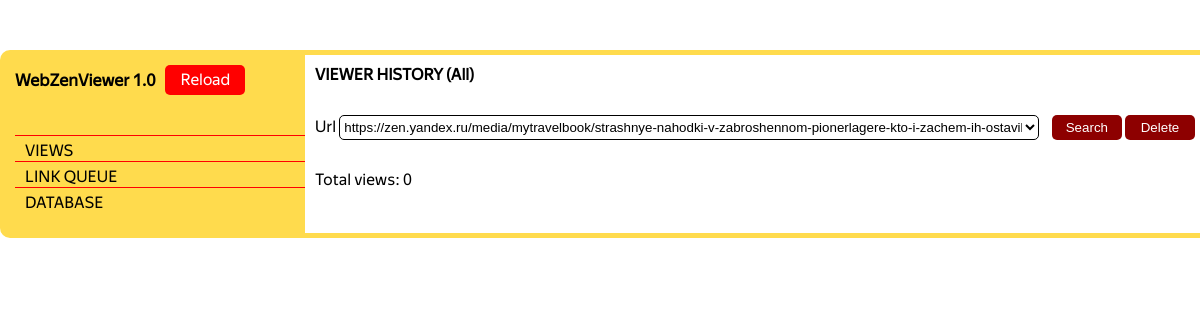
Before: /database with the older database file.
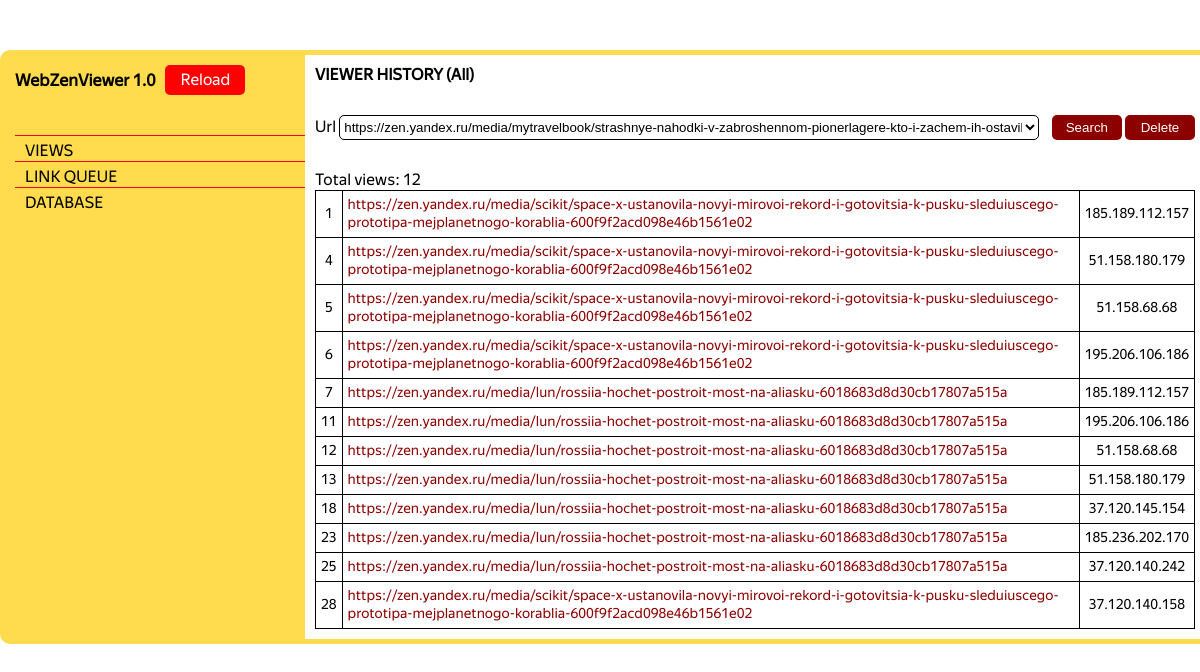
After: the same page with the newer database file.
### app/models.py (models this page shows, shortened)
class BrowsingHistory(database.Model):
    id = database.Column(database.Integer, primary_key=True)
    url = database.Column(database.Text, nullable=False)
    ip = database.Column(database.String(30), nullable=False)

### app/routes.py (the view, shortened to what this page needs)
@app.route('/database', methods=['GET', 'POST'])
def database_page():
    filter_form = FilterForm()
    history = BrowsingHistory.query.all()
    count = len(history)
    curr_object = 'All'
    return render_template('database.html', filter_form=filter_form, history=history, count=count, curr_object=curr_object)

### app/forms.py
class FilterForm(FlaskForm):
    curr_url = QuerySelectField('Url', query_factory=lambda: LinkQueue.query.all(), get_label='url')
    submit_filter = SubmitField('Search')
    submit_delete = SubmitField('Delete')

### app/templates/database.html (shortened to what this page needs)
{% extends 'base.html' %}
{% block rightbar %}
    <div class="right-bar-content-head">
        <h1>VIEWER HISTORY ({{ curr_object }})</h1>
    </div>
    <div class="right-bar-content-form">
        <form method="post" class="filter-form">
            <div>
                {{ filter_form.curr_url.label }}
                {{ filter_form.curr_url(class_='select-field') }}
            </div>
            <div>
                {{ filter_form.submit_filter(class_='database-btn') }}
                {{ filter_form.submit_delete(class_='database-btn') }}
            </div>
        </form>
    </div>
    <div class="right-bar-content-table">
        <p>Total views: {{ count }}</p>
        <table class="queue-table">
            {% for row in history %}
                <tr>
                    <td>{{ row.id }}</td>
                    <td style="text-align: left;"><a href="{{ row.url }}">{{ row.url }}</a></td>
                    <td>{{ row.ip }}</td>
                </tr>
            {% endfor %}
        </table>
    </div>
{% endblock %}

Changed rows visible on the page:
added BrowsingHistory: id "1", url "https://zen.yandex.ru/media/scikit/space-x-ustanovila-novyi-mirovoi-rekord-i-gotovitsia-k-pusku-sleduiuscego-prototipa-mejplanetnogo-korablia-600f9f2acd098e46b1561e02", ip "185.189.112.157"
added BrowsingHistory: id "4", url "https://zen.yandex.ru/media/scikit/space-x-ustanovila-novyi-mirovoi-rekord-i-gotovitsia-k-pusku-sleduiuscego-prototipa-mejplanetnogo-korablia-600f9f2acd098e46b1561e02", ip "51.158.180.179"
added BrowsingHistory: id "5", url "https://zen.yandex.ru/media/scikit/space-x-ustanovila-novyi-mirovoi-rekord-i-gotovitsia-k-pusku-sleduiuscego-prototipa-mejplanetnogo-korablia-600f9f2acd098e46b1561e02", ip "51.158.68.68"
added BrowsingHistory: id "6", url "https://zen.yandex.ru/media/scikit/space-x-ustanovila-novyi-mirovoi-rekord-i-gotovitsia-k-pusku-sleduiuscego-prototipa-mejplanetnogo-korablia-600f9f2acd098e46b1561e02", ip "195.206.106.186"
added BrowsingHistory: id "7", url "https://zen.yandex.ru/media/lun/rossiia-hochet-postroit-most-na-aliasku-6018683d8d30cb17807a515a", ip "185.189.112.157"
added BrowsingHistory: id "11", url "https://zen.yandex.ru/media/lun/rossiia-hochet-postroit-most-na-aliasku-6018683d8d30cb17807a515a", ip "195.206.106.186"
added BrowsingHistory: id "12", url "https://zen.yandex.ru/media/lun/rossiia-hochet-postroit-most-na-aliasku-6018683d8d30cb17807a515a", ip "51.158.68.68"
added BrowsingHistory: id "13", url "https://zen.yandex.ru/media/lun/rossiia-hochet-postroit-most-na-aliasku-6018683d8d30cb17807a515a", ip "51.158.180.179"
added BrowsingHistory: id "18", url "https://zen.yandex.ru/media/lun/rossiia-hochet-postroit-most-na-aliasku-6018683d8d30cb17807a515a", ip "37.120.145.154"
added BrowsingHistory: id "23", url "https://zen.yandex.ru/media/lun/rossiia-hochet-postroit-most-na-aliasku-6018683d8d30cb17807a515a", ip "185.236.202.170"
added BrowsingHistory: id "25", url "https://zen.yandex.ru/media/lun/rossiia-hochet-postroit-most-na-aliasku-6018683d8d30cb17807a515a", ip "37.120.140.242"
added BrowsingHistory: id "28", url "https://zen.yandex.ru/media/scikit/space-x-ustanovila-novyi-mirovoi-rekord-i-gotovitsia-k-pusku-sleduiuscego-prototipa-mejplanetnogo-korablia-600f9f2acd098e46b1561e02", ip "37.120.140.158"
Other visible differences:
{{ count }}: "0" → "12"
